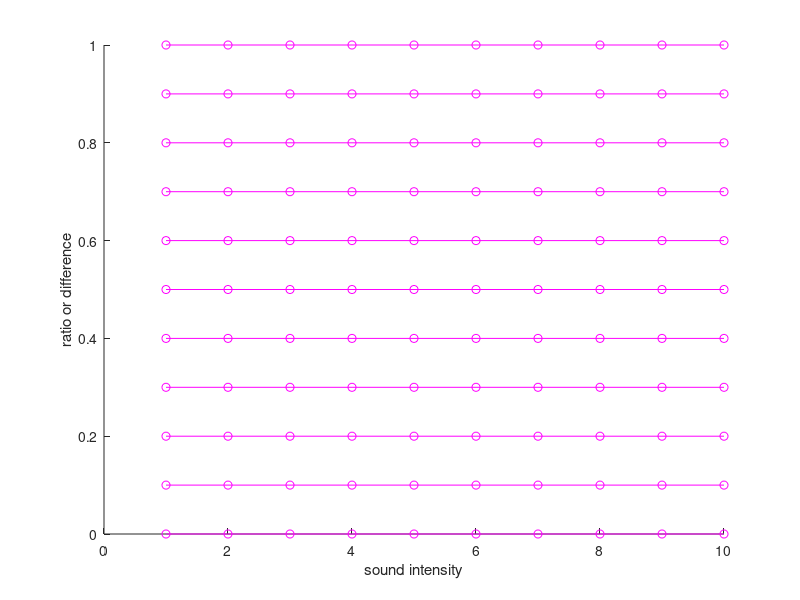
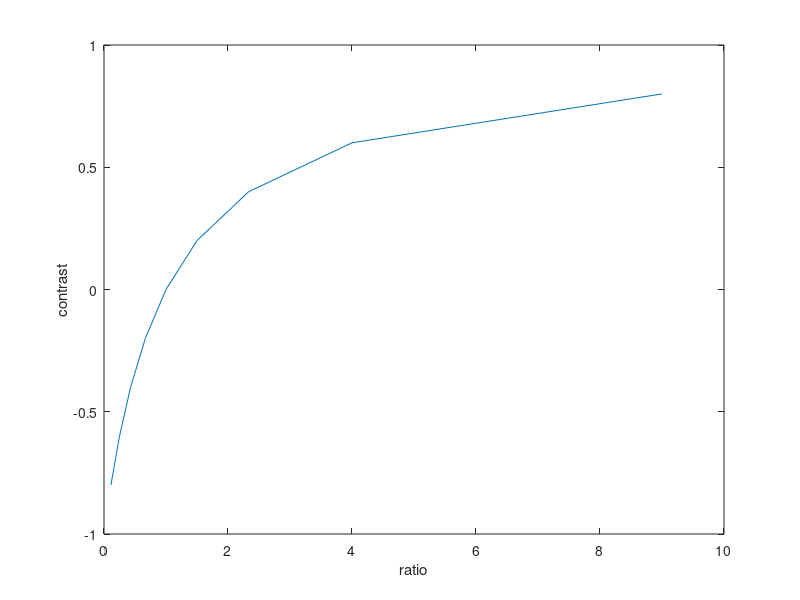

Here is the MATLAB script that generated these plots, in order:
function antennalComparisonSimulation 

soundIntensities = 0:1:10;
soundLocation = 0:0.1:1;

for n = 1:length(soundLocation)
    rightAmp = soundIntensities.*(soundLocation(n)); 
    leftAmp = soundIntensities - rightAmp; 
    ratio = rightAmp./leftAmp;
    difference = rightAmp - leftAmp;
    sum = rightAmp + leftAmp;
    contrast = difference./sum;
    contrast2 = rightAmp./sum; 
    figure(1) 
%     plot(soundIntensities,ratio,'o-')
%     hold on 
%     plot(soundIntensities,difference,'ro-')
    hold on 
%     plot(soundIntensities,contrast,'go-')
%     hold on 
    plot(soundIntensities,contrast2,'mo-')
    hold on 
    ylabel('ratio or difference') 
    xlabel('sound intensity')
    
    cumratio(n) = ratio(2); 
    cumcontrast(n) = contrast(n); 
        cumcontrast2(n) = contrast2(n); 

    
%     figure(2) 
%     plot(soundIntensities,ratio,'o-')
%     hold on 
%     plot(soundIntensities,difference,'ro-')
%     hold on 
%     ylabel('ratio or difference') 
%     xlabel('sound intensity')

end 

figure() 
plot(cumratio,cumcontrast) 
xlabel('ratio') 
ylabel('contrast') 
    
% With noise in taking ratio 

